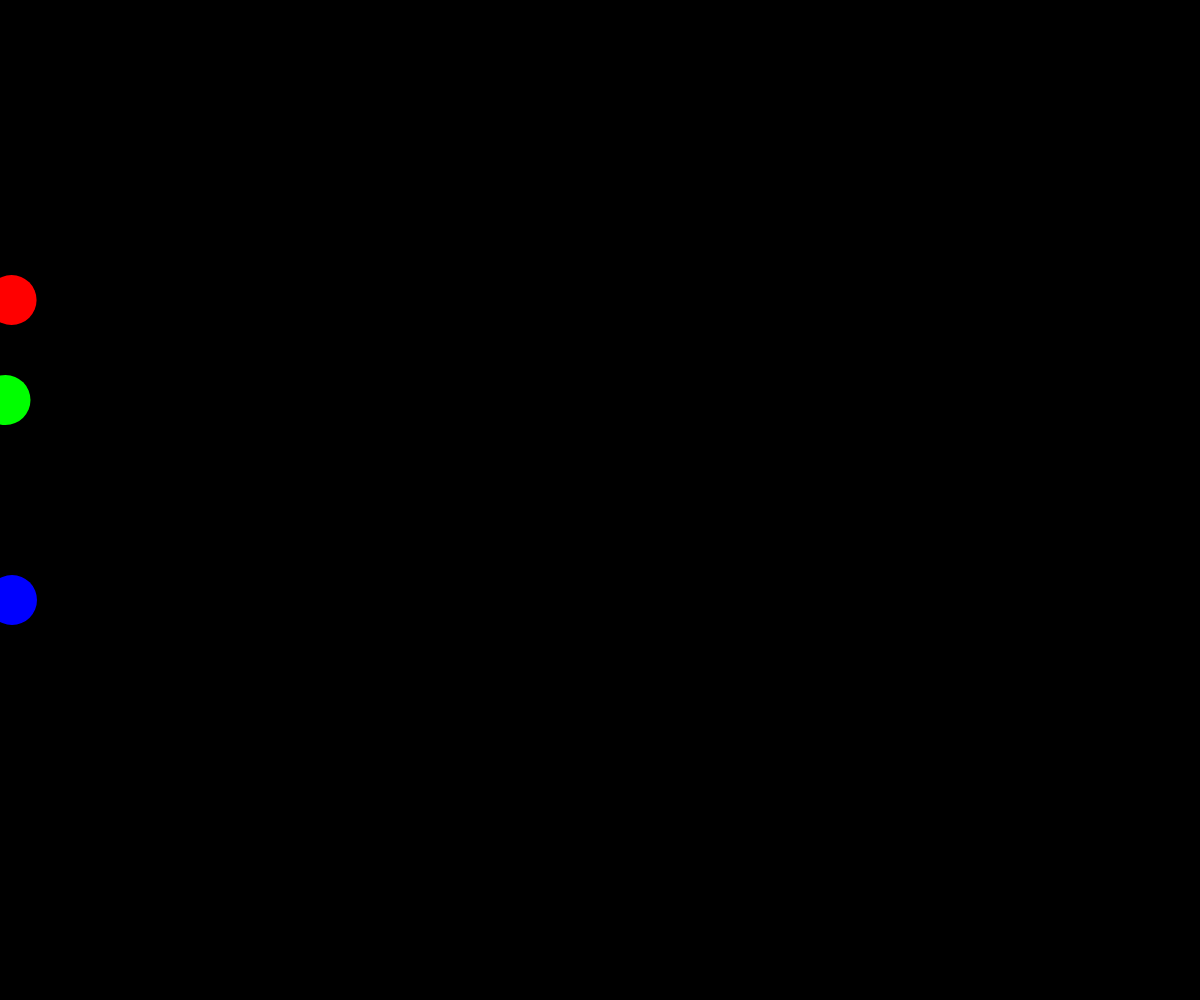
Frame 1 (no input)
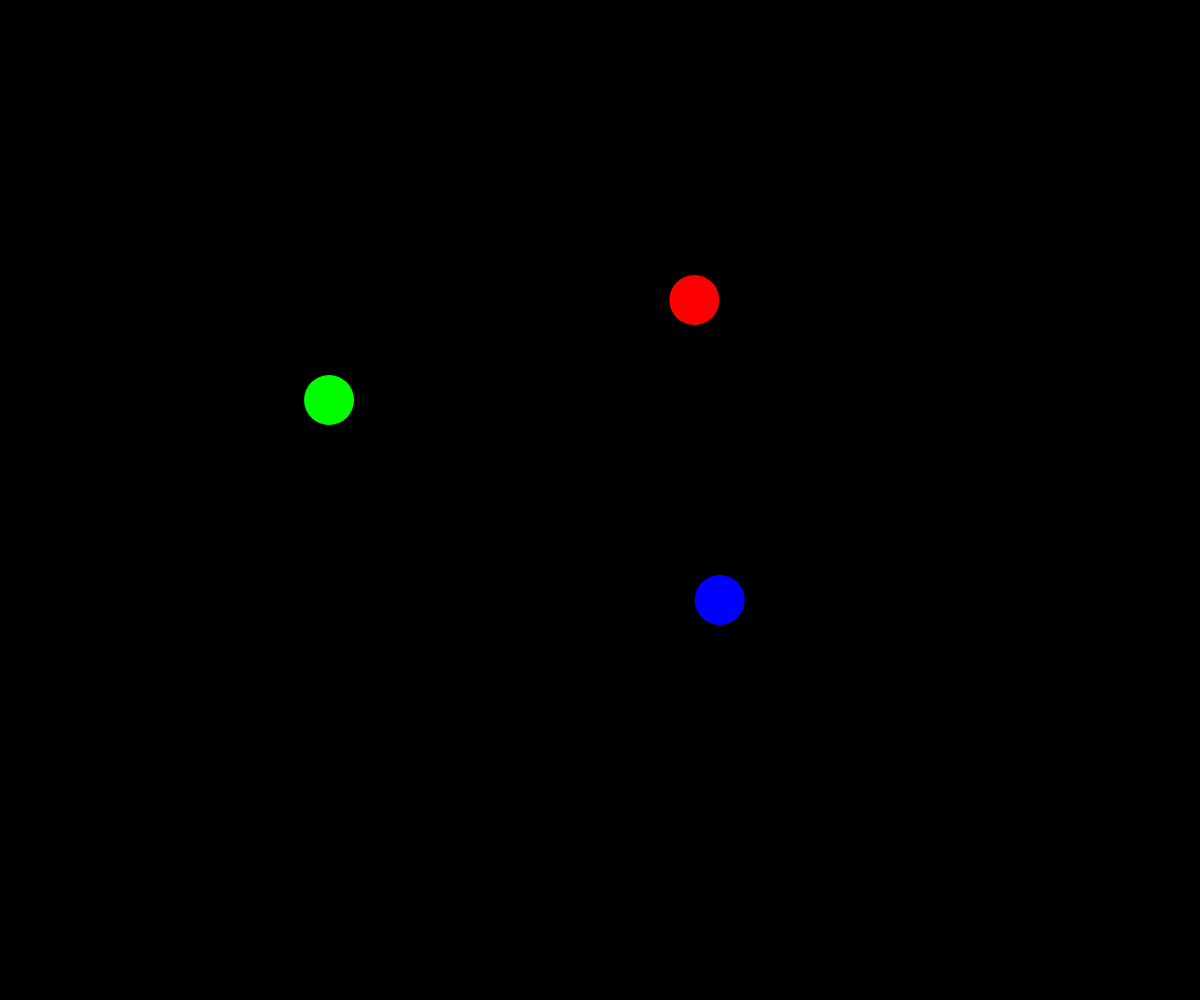
Frame 60 (no input)
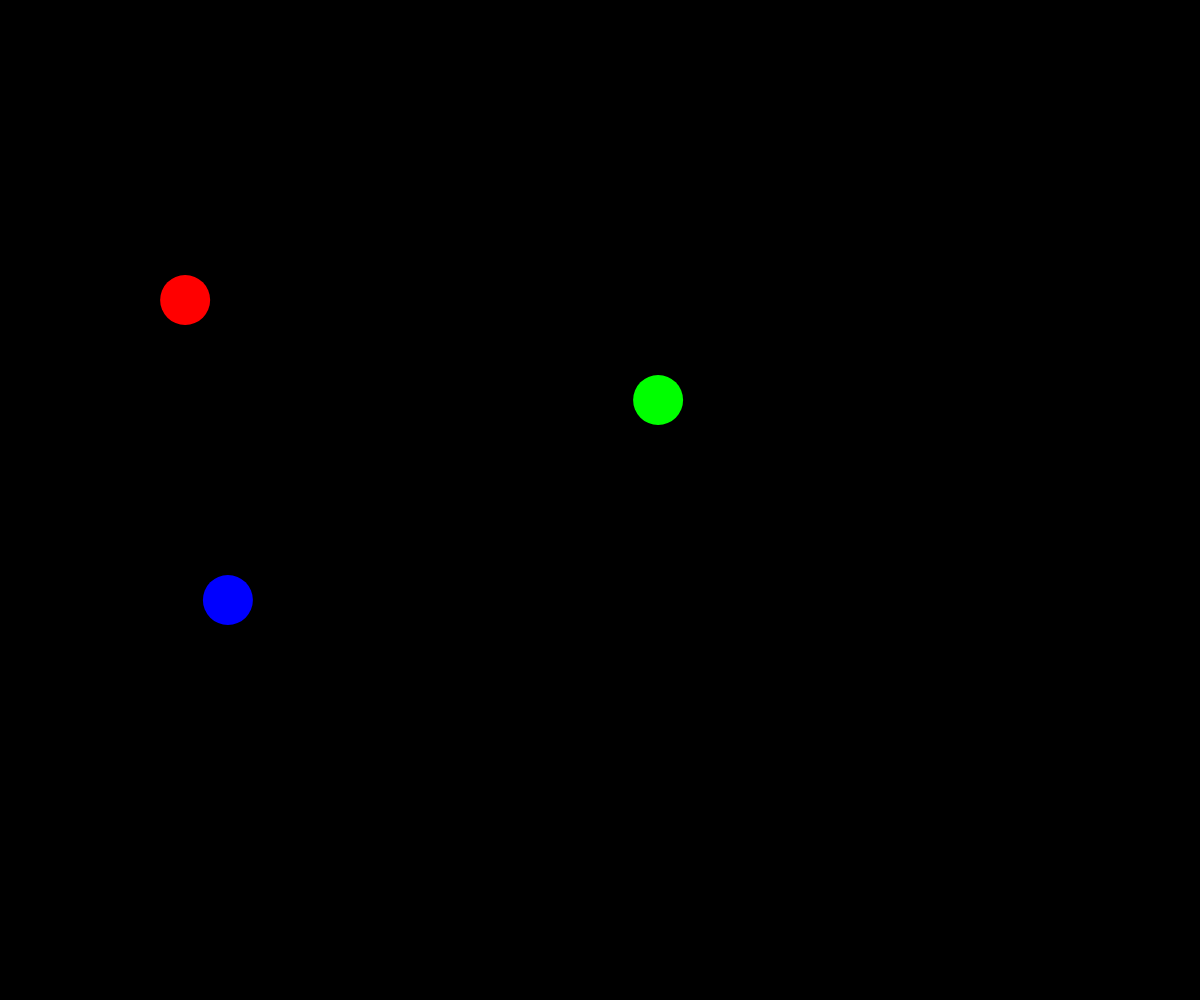
Frame 120 (the mouse pressed at the canvas centre since frame 60)

The p5.js sketch that drew these frames (run headless with seeded random() and noise() and a simulated clock; from frame 60 on, the mouse is pressed at the canvas centre):

// p5.js sketch
// ── sketch.js
// Project Title
// Your Name
// Date
//
// Extra for Experts:
// - describe what you did to take this project "above and beyond"


let racer1, racer2, racer3;

function setup() {
  createCanvas(windowWidth, windowHeight);
  
  // Initialize the racers
  racer1 = new RoundRacer(300, color(255, 0, 0)); // Red racer
  racer2 = new RoundRacer(400, color(0, 255, 0)); // Green racer
  racer3 = new RoundRacer(600, color(0, 0, 255)); // Blue racer
}

function draw() {
  background(0);
  
  // Move and display each racer
  racer1.move();
  racer1.display();
  
  racer2.move();
  racer2.display();
  
  racer3.move();
  racer3.display();
}

// RoundRacer Class
class RoundRacer {
  constructor(yPosition, color) {
    this.xPosition = 0;                    // Start at x = 0
    this.yPosition = yPosition;            // Set yPosition based on input
    this.xSpeed = random(3, 15);           // Random speed between 3 and 15
    this.color = color;                    // Set color based on input
  }
  
  // Move the racer by its speed, reset to 0 if it goes off the screen
  move() {
    this.xPosition += this.xSpeed;
    if (this.xPosition > width) {
      this.xPosition = 0;
    }
  }
  
  // Display the racer as a circle
  display() {
    fill(this.color);
    noStroke();
    ellipse(this.xPosition, this.yPosition, 50, 50);
  }
}
